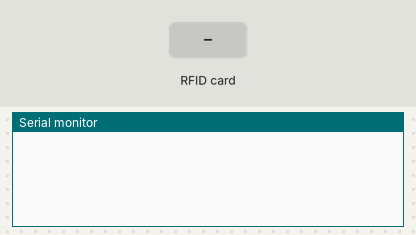
Simulated run of this sketch. Board: ESP8266 (NodeMCU). On the bench: the last lines printed to the serial monitor. The test bench sets the inputs (shaded band).

Above: at 1.2 s.
1.3 s: RFID card 12 89 61 38 63 held to the reader
At 2.2 s:
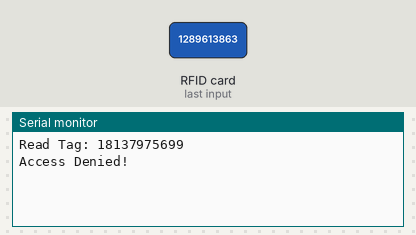
2.8 s: RFID card 5E 7A 19 C4 held to the reader
At 3.7 s:
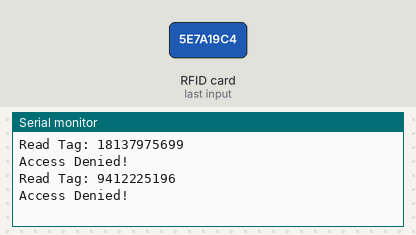

Measured:
- after the input at 1.3 s, the serial monitor: prints a new line at once (image 1)
- after the input at 2.8 s, the serial monitor: prints a new line at once (image 2)

The sketch:

access_code.ino
```cpp
#include <SPI.h>
#include <MFRC522.h>

constexpr uint8_t RST_PIN = D2;     // Configurable, see typical pin layout above
constexpr uint8_t SS_PIN = D4;     // Configurable, see typical pin layout above

MFRC522 rfid(SS_PIN, RST_PIN); // Instance of the class
MFRC522::MIFARE_Key key;

String tag;  // To store the UID of the scanned card
String storedTag = "1289613863";  // The previously stored tag to match against

void setup() {
  Serial.begin(9600);
  SPI.begin(); // Init SPI bus
  rfid.PCD_Init(); // Init MFRC522
}

void loop() {
  if ( ! rfid.PICC_IsNewCardPresent())
    return;

  if (rfid.PICC_ReadCardSerial()) {
    tag = "";

    // Convert UID bytes to string for comparison
    for (byte i = 0; i < rfid.uid.size; i++) {
      tag += String(rfid.uid.uidByte[i], DEC);
    }

    Serial.println("Read Tag: " + tag);

    // Compare with storedTag
    if (tag == storedTag) {
      Serial.println("Access Granted!");
    } else {
      Serial.println("Access Denied!");
    }

    // Halt the RFID card and stop encryption
    rfid.PICC_HaltA();
    rfid.PCD_StopCrypto1();
  }
}
```
